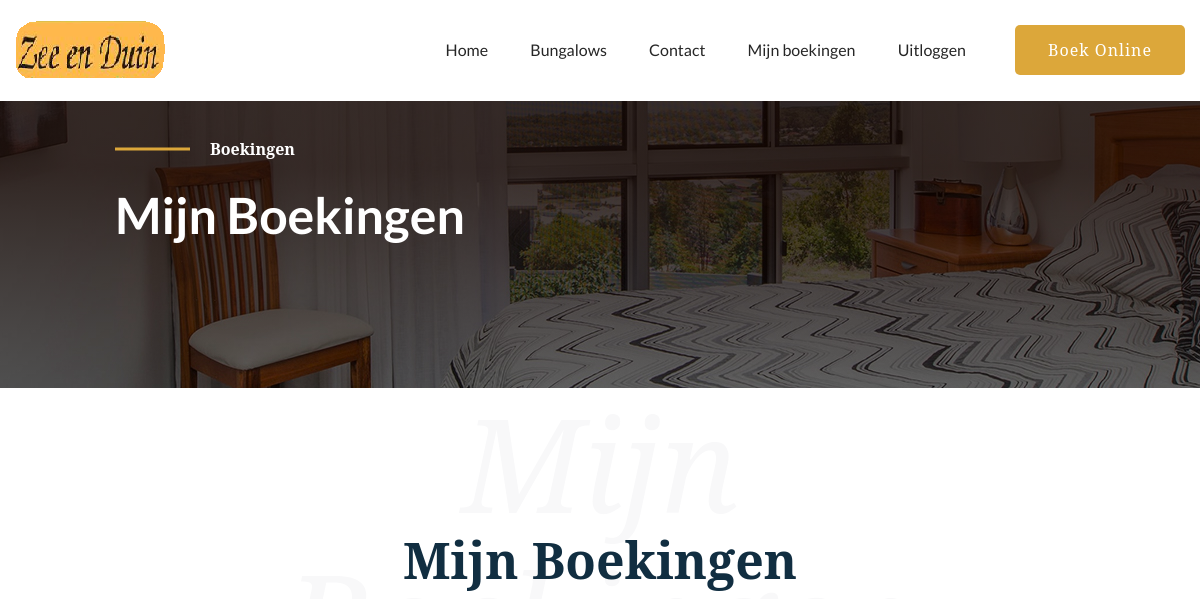
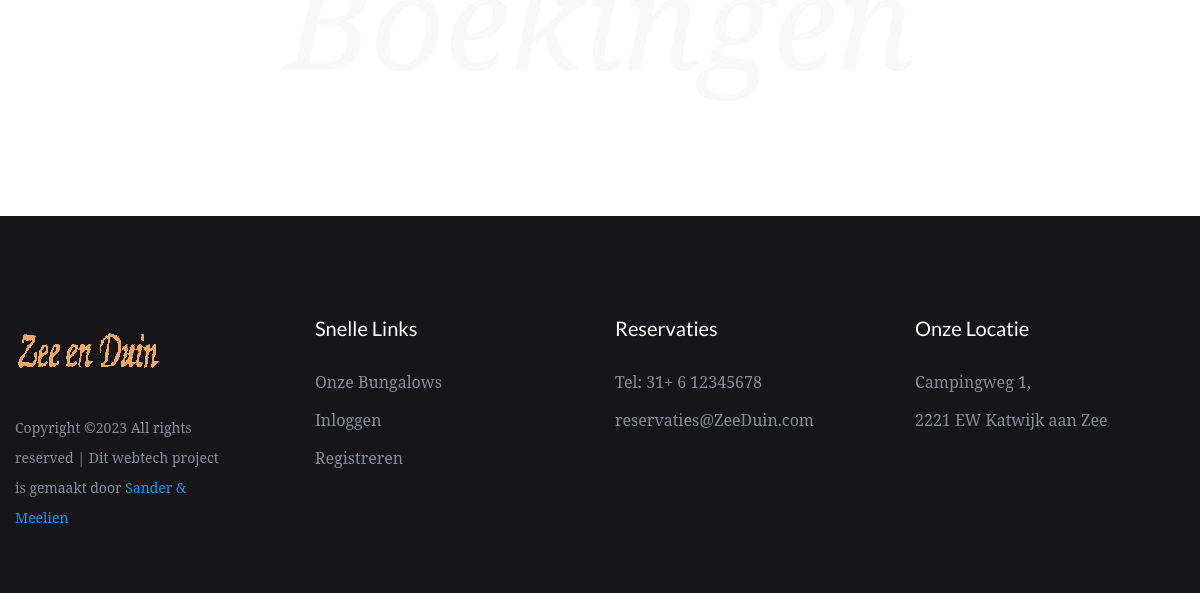
The page /boekingen (signed in) on the database as committed earlier (2 pictures, top to bottom).
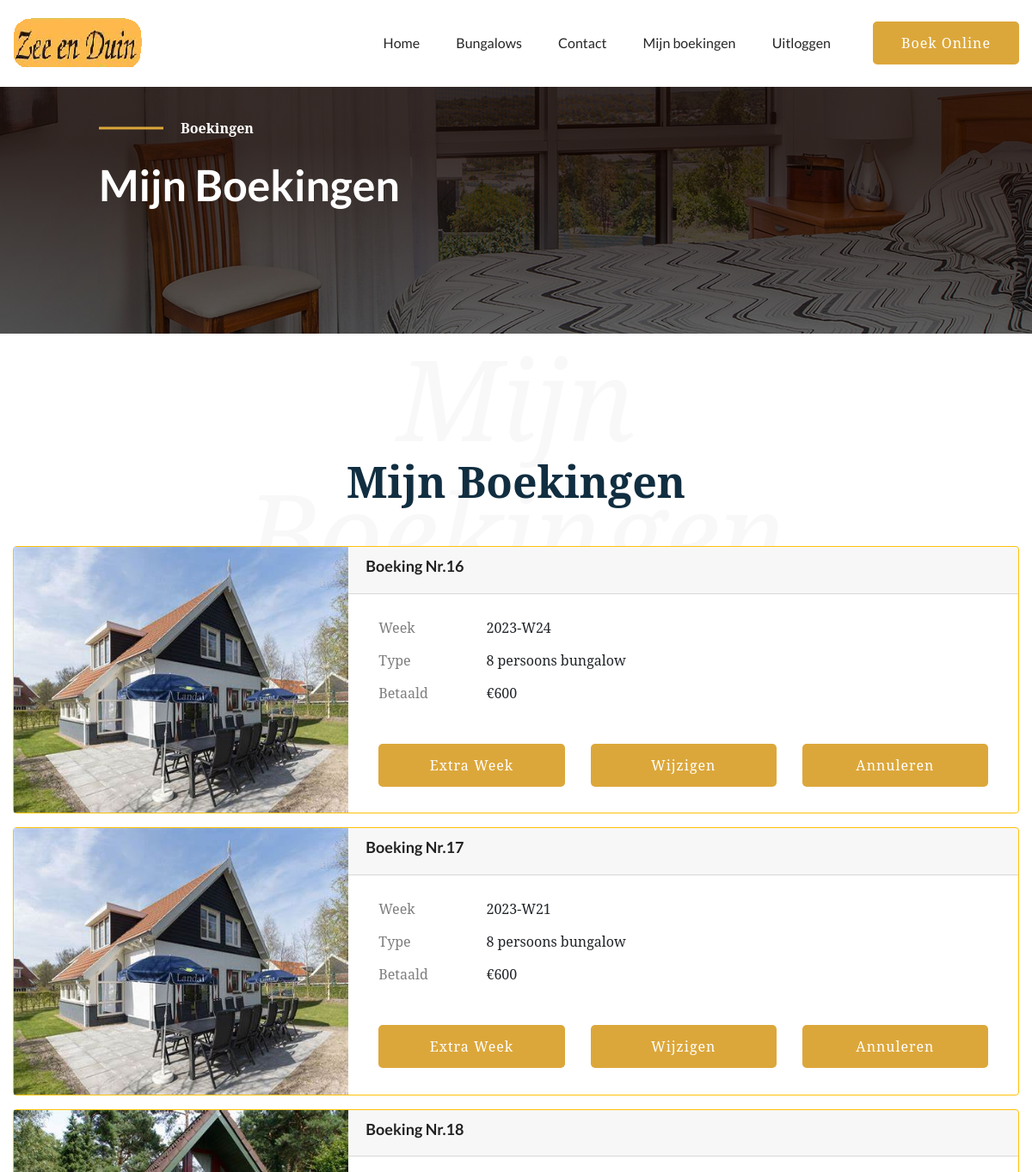
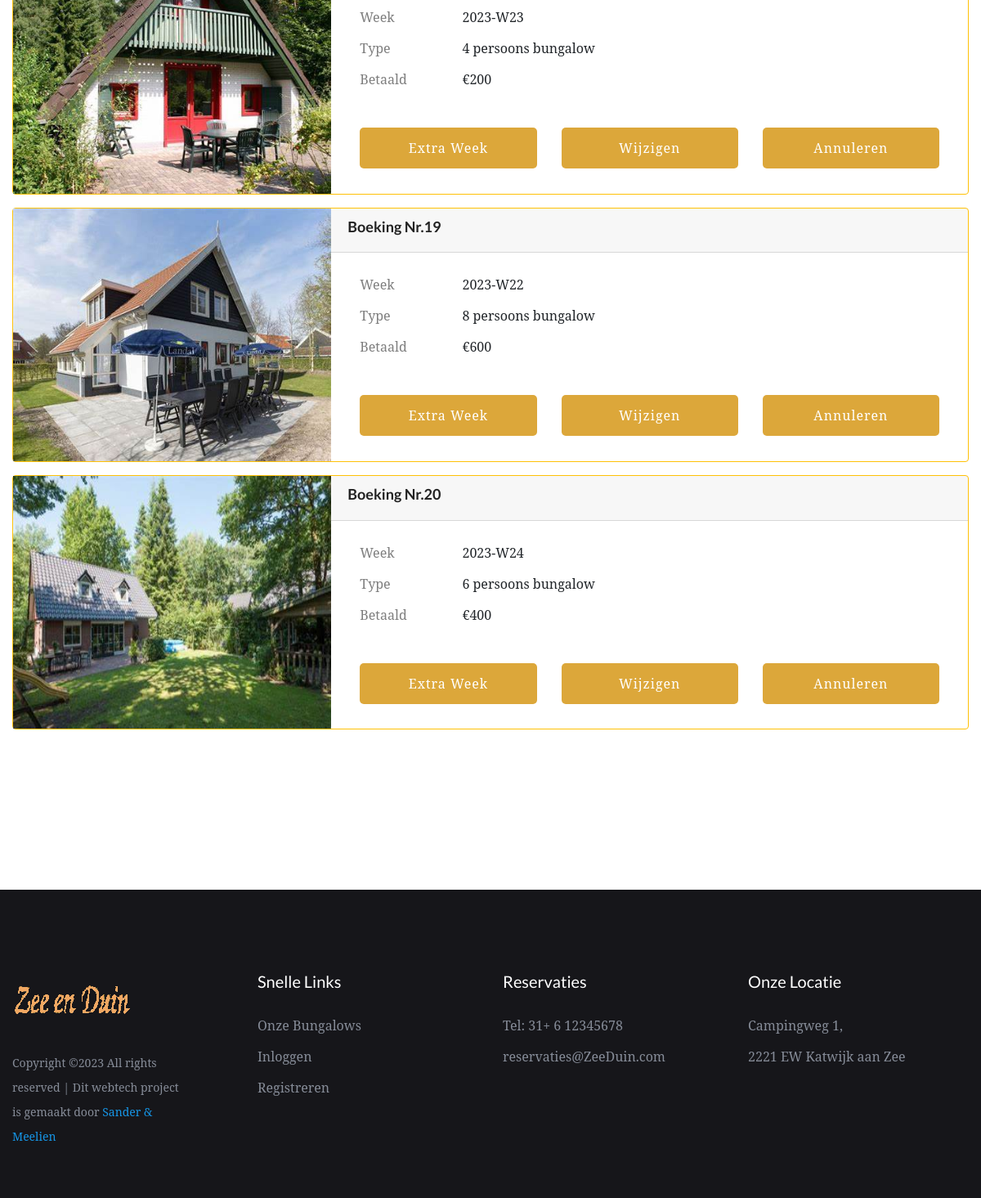
The same page on the database as committed later (2 pictures, top to bottom).
### website2/models.py (models this page shows)
class Boekingen(db.Model):
    __tablename__ = 'bookings'
    id = db.Column(db.Integer, primary_key=True)
    week = db.Column(db.Integer, nullable=False) # Not NULL
    customer_id = db.Column(db.Integer, db.ForeignKey('customer.id')) # Foreign key?
    bungalow_id = db.Column(db.Integer, db.ForeignKey('bungalow.id')) # Foreign key?

class Bungalow(db.Model):
    __tablename__ = 'bungalow'
    id = db.Column(db.Integer, primary_key=True)
    name = db.Column(db.Text, nullable = False)
    size = db.Column(db.Integer, nullable = False)
    price = db.Column(db.Integer, nullable = False)
    bookings = db.relationship('Boekingen', backref='bungalow', uselist=False)

### website2/auth.py (the view)
@auth.route('/boekingen')
@login_required
def boekingen():
    results = db.session.execute(db.select(Boekingen, Bungalow)
                                 .filter(Boekingen.bungalow_id == Bungalow.id)
                                 .filter(Boekingen.customer_id == current_user.id)).scalars()
    return render_template("mijnboekingen.html", user=current_user, boekingen=results)

### website2/__init__.py (called while the page is built)
def create_app():
    app = Flask(__name__)
    app.config['SECRET_KEY'] = 'geheimesleutel'
    app.config['SQLALCHEMY_DATABASE_URI'] = f'sqlite:///{DB_NAME}'
    db.init_app(app)
    from .views import views
    from .auth import auth
    app.register_blueprint(views, url_prefix='/')
    app.register_blueprint(auth, url_prefix='/')
    from .models import Klant, Boekingen, Bungalow
    login_manager = LoginManager()
    login_manager.login_view = 'auth.login'
    login_manager.init_app(app)
    @login_manager.user_loader
    def load_klant(id):
        return Klant.query.get(int(id))
    with app.app_context():
        db.create_all()
    return app

### website2/templates/mijnboekingen.html (shortened to what this page needs)
{% extends "base.html" %}
{% block content %}
        <link rel="stylesheet" href="../static/assets/css/bootstrap.min.css">
        <link rel="stylesheet" href="../static/assets/css/owl.carousel.min.css">
        <link rel="stylesheet" href="../static/assets/css/gijgo.css">
        <link rel="stylesheet" href="../static/assets/css/slicknav.css">
        <link rel="stylesheet" href="../static/assets/css/animate.min.css">
        <link rel="stylesheet" href="../static/assets/css/magnific-popup.css">
        <link rel="stylesheet" href="../static/assets/css/fontawesome-all.min.css">
        <link rel="stylesheet" href="../static/assets/css/themify-icons.css">
        <link rel="stylesheet" href="../static/assets/css/themify-icons.css">
        <link rel="stylesheet" href="../static/assets/css/slick.css">
        <link rel="stylesheet" href="../static/assets/css/nice-select.css">
        <link rel="stylesheet" href="../static/assets/css/style.css">
        <link rel="stylesheet" href="../static/assets/css/responsive.css">
   </head>
   <body>
    <div id="preloader-active">
        <div class="preloader d-flex align-items-center justify-content-center">
            <div class="preloader-inner position-relative">
                <div class="preloader-img pere-text">
                    <strong>Boekingen</b>
                </div>
            </div>
        </div>
    </div>
    <main>
        <div class="slider-area">
            <div class="single-slider hero-overly slider-height2 d-flex align-items-center" data-background="../static/assets/img/hero/aboutpage_hero.jpg" >
                <div class="container">
                    <div class="row ">
                        <div class="col-md-11 offset-xl-1 offset-lg-1 offset-md-1">
                            <div class="hero-caption">
                                <span>Boekingen</span>
                                <h2>Mijn Boekingen</h2>
                            </div>
                        </div>
                    </div>
                </div>
            </div>
        </div>
        <section class="room-area r-padding1">
            <div class="container">
                <div class="row justify-content-center">
                    <div class="col-xl-8">
                        <div class="font-back-tittle mb-45">
                            <div class="archivment-front">
                                <h3>Mijn Boekingen</h3>
                            </div>
                            <h3 class="archivment-back">Mijn Boekingen</h3>
                        </div>
                    </div>
                </div>
                {% for boeking in boekingen %}
                <div class="card border-warning mb-3" style="max-width: full-screen;">
                    <div class="row no-gutters">
                      <div class="col-md-4 ">
                        {% if boeking.bungalow.id == 1 %}
                        <img src="../static/boekingcss/img/boeking4.jpg" class="float" alt="image4" height="309.25" width="389">
                        {% elif boeking.bungalow.id == 2 %}
                        <img src="../static/boekingcss/img/boeking6.jpg" class="float" alt="image4" height="309.25" width="389">
                        {% elif boeking.bungalow.id == 3 %}
                        <img src="../static/boekingcss/img/boeking8.jpg" class="float" alt="image4" height="309.25" width="389">
                        {% endif %}
                      </div>
                      <div class="col-md-8">
                        <div class="card-header "><h4><b>Boeking Nr.{{ boeking.id }}</b></h4>
                        </div>
                        <div class="card-body">
                            <div class="container">
                                <div class="mb-3 row ">
                                    <label for="staticEmail" class="col-sm-2 col-form-label">Week</label>
                                    <div class="col-sm-10">
                                      <input type="text" readonly class="form-control-plaintext" id="staticEmail" value="{{ boeking.week }}">
                                    </div>
                                    <label for="staticEmail" class="col-sm-2 col-form-label">Type</label>
                                    <div class="col-sm-10">
                                      <input type="text" readonly class="form-control-plaintext" id="staticEmail" value="{{ boeking.bungalow.size }} persoons bungalow">
                                    </div>
                                    <label for="staticEmail" class="col-sm-2 col-form-label">Betaald</label>
                                    <div class="col-sm-10">
                                      <input type="text" readonly class="form-control-plaintext" id="staticEmail" value="€{{ boeking.bungalow.price }}">
                                    </div>
                                </div>
                                <br>
                                <div class="row">
                                    <div class="col-4">
                                        <div class="header-btn">
                                            {% if boeking.bungalow.id == 1 %}
                                            <a href="/bungalow/1" class="btn btn1 d-none d-lg-block ">Extra week</a>
                                            {% elif boeking.bungalow.id == 2 %}
                                            <a href="/bungalow/2" class="btn btn1 d-none d-lg-block ">Extra week</a>
                                            {% elif boeking.bungalow.id == 3 %}
                                            <a href="/bungalow/3" class="btn btn1 d-none d-lg-block ">Extra week</a>
                                            {% endif %}
                                        </div>
                                    </div>
                                    <div class="col-4">
                                        <div class="header-btn">
                                            <a.text-nowrap type="button" class="btn btn1 d-none d-lg-block" >Wijzigen</a>
                                        </div>
                                    </div>
                                    <div class="col-4">
                                        <div class="header-btn">
                                        <a class="btn btn1 d-none d-lg-block" href="{{ url_for('auth.delete_pl', id=boeking.id) }}">Annuleren</a>
                                    </div>
                                </div>
                                </div>
                            </div>
                        </div>
                      </div>
                    </div>
                  </div>
                  {% endfor %}
        </section>
    </body>
{% endblock %}

### website2/templates/base.html (shortened to what this page needs)
<!doctype html>
<html class="no-js" lang="zxx">
<head>
</head>
<body>
<header>
    <div class="fixed-top">
        <div class="navbar-white bg-white">
            <div class="header-area header-sticky">
                <div class="main-header ">
                    <div class="container">
                        <div class="row align-items-center">
                            <div class="col-xl-2 col-lg-2">
                                <div class="logo">
                                <a href="/"><img src="../static/assets/img/logo/logo.png" alt=""></a>
                                </div>
                            </div>
                        <div class="col-xl-8 col-lg-8">
                                <div class="main-menu f-right d-none d-lg-block">
                                    <nav>
                                        <ul id="navigation">
                                            <li><a href="/">Home</a></li>
                                            <li><a href="/bungalows">Bungalows</a></li>
                                            <li><a href="#contact">Contact</a></li>
                                            {% if current_user.is_authenticated %}
                                            <li><a href="/boekingen">Mijn boekingen</a></li>
                                            <li><a href="/logout">Uitloggen</a></li>
                                            {% endif %}
                                        </ul>
                                    </nav>
                                </div>
                            </div>
                            <div class="col-xl-2 col-lg-2">
                                <div class="header-btn">
                                    <a href="/bungalows" class="btn btn1 d-none d-lg-block ">Boek Online</a>
                                </div>
                            </div>
                            <div class="col-12">
                            </div>
                        </div>
                    </div>
                </div>
            </div>
        </div>
    </div>
</header>
{% block content %}
{% endblock %}
<div id= "contact" class="footer-area black-bg footer-padding">
    <div class="container">
        <div class="row d-flex justify-content-between">
            <div class="col-xl-3 col-lg-3 col-md-4 col-sm-6">
               <div class="single-footer-caption mb-30">
                  <div class="footer-logo">
                    <a href="/"><img src="../static/assets/img/logo/logo2.png" alt=""></a>
                  </div>
                  <div class="footer-pera">
                       <p>
Copyright &copy;<script>document.write(new Date().getFullYear());</script> All rights reserved | Dit webtech project is gemaakt door <a href="https://colorlib.com" target="_blank">Sander & Meelien</a>
</p>
                  </div>
               </div>
            </div>
            <div class="col-xl-3 col-lg-3 col-md-3 col-sm-5">
                <div class="single-footer-caption mb-30">
                    <div class="footer-tittle">
                        <h4>Snelle Links</h4>
                        <ul>
                            <li><a href="/rooms">Onze Bungalows</a></li>
                            <li><a href="/login">Inloggen</a></li>
                            <li><a href="/register">Registreren</a></li>
                        </ul>
                    </div>
                </div>
            </div>
            <div class="col-xl-3 col-lg-3 col-md-3 col-sm-3">
                <div class="single-footer-caption mb-30">
                    <div class="footer-tittle">
                        <h4>Reservaties</h4>
                        <ul>
                            <li><a href="https://web.whatsapp.com/">Tel: 31+ 6 12345678</a></li>
                            <li><a href="outlook.office.com">reservaties@ZeeDuin.com</a></li>
                        </ul>
                    </div>
                </div>
            </div>
            <div class="col-xl-3 col-lg-3 col-md-4  col-sm-5">
                <div class="single-footer-caption mb-30">
                    <div class="footer-tittle">
                        <h4>Onze Locatie</h4>
                        <ul>
                            <li><a href="https://goo.gl/maps/4o4eazKUDx2Xw54S6">Campingweg 1,</a></li>
                            <li><a href="https://goo.gl/maps/ZzdzSdYAud5MXzWb9">2221 EW Katwijk aan Zee</a></li>
                        </ul>
                    </div>
                </div>
            </div>
        </div>
    </div>
</div>
</body>

Rows that differ between the two databases and show on the page:
added Boekingen: id "16", week "2023-W24", bungalow.size "8 persoons bungalow", bungalow.price "€600", shows "Extra Week"
added Boekingen: id "17", week "2023-W21", bungalow.size "8 persoons bungalow", bungalow.price "€600", shows "Extra Week"
added Boekingen: id "18", week "2023-W23", bungalow.size "4 persoons bungalow", bungalow.price "€200", shows "Extra Week"
added Boekingen: id "19", week "2023-W22", bungalow.size "8 persoons bungalow", bungalow.price "€600", shows "Extra Week"
added Boekingen: id "20", week "2023-W24", bungalow.size "6 persoons bungalow", bungalow.price "€400", shows "Extra Week"
